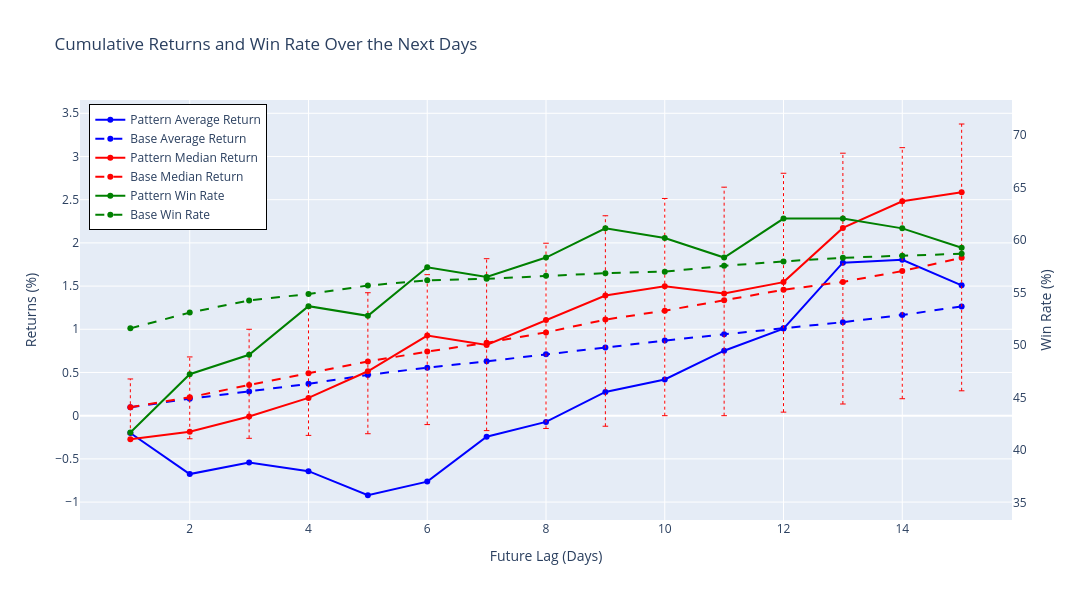

Notebook code cell kept with this figure:
### Markdown cell above
We face the issue of visual clutter when showing confidence intervals for all metrics. Our solution is to allow the user to select which metric's intervals to display.

### Code cell
pattern_metrics={
        'average_return': avg_log_return,
        'median_return': median_log_return,
        'win_rate': win_log_rate
    }

base_metrics = nonParametric_confidence_intervals
show_interval='median_return'       # change this to 'average_return' or 'win_rate' to show the confidence intervals for that metric

fig = go.Figure()

metrics = ['average_return', 'median_return', 'win_rate']
colors = {'average_return': 'blue', 'median_return': 'red', 'win_rate': 'green'}
y_axis = {'average_return': 'y1', 'median_return': 'y1', 'win_rate': 'y2'}

for metric in metrics:
    # Add pattern trace (point estimates)
    fig.add_trace(
        go.Scatter(
            x=list(pattern_metrics[metric].keys()),
            y=list(pattern_metrics[metric].values()),
            name=f"Pattern {metric.replace('_', ' ').title()}",
            mode='lines+markers',
            yaxis=y_axis[metric],
            hoverinfo='x+y+name',
            line=dict(color=colors[metric])
        )
    )

    # Add base trace (point estimates)
    base_point_estimates = [ci[1] for ci in base_metrics[metric].values()]
    fig.add_trace(
        go.Scatter(
            x=list(base_metrics[metric].keys()),
            y=base_point_estimates,
            name=f"Base {metric.replace('_', ' ').title()}",
            mode='lines+markers',
            yaxis=y_axis[metric],
            hoverinfo='x+y+name',
            line=dict(color=colors[metric], dash='dash')
        )
    )

    # Add confidence intervals for the selected metric
    if metric == show_interval:
        for day, (ci_lower, _, ci_upper) in base_metrics[metric].items():
            fig.add_trace(
                go.Scatter(
                    x=[day, day],
                    y=[ci_lower, ci_upper],
                    mode='lines+markers',
                    line=dict(color=colors[metric], dash='dot', width=1),
                    marker=dict(size=4, symbol='line-ew-open', color=colors[metric]),
                    showlegend=False,
                    yaxis=y_axis[metric],
                    hoverinfo='skip'
                )
            )

# Update layout
fig.update_layout(
    title="Cumulative Returns and Win Rate Over the Next Days",
    xaxis_title="Future Lag (Days)",
    yaxis1=dict(title="Returns (%)"),
    yaxis2=dict(
        title="Win Rate (%)",
        overlaying="y",
        side="right",
        range=[
            min(min(v[0] for v in base_metrics['win_rate'].values()), min(pattern_metrics['win_rate'].values())) * 0.8,
            max(max(v[2] for v in base_metrics['win_rate'].values()), max(pattern_metrics['win_rate'].values())) * 1.1
        ],
        showgrid=False
    ),
    legend=dict(x=0.01, y=0.99, bordercolor="Black", borderwidth=1),
    height=600,
    width=1100,
    xaxis=dict(showgrid=True),
    yaxis=dict(showgrid=True),
)

fig.show()

### Figure 1 — Plotly figure (JSON) as saved in the notebook; plotly's stock layout.template omitted (floating-point values rounded to 4 significant figures)
{"data": [{"hoverinfo": "x+y+name", "line": {"color": "blue"}, "mode": "lines+markers", "name": "Pattern Average Return", "type": "scatter", "x": [1, 2, 3, 4, 5, 6, 7, 8, 9, 10, 11, 12, 13, 14, 15], "y": [-0.201, -0.676, -0.542, -0.642, -0.921, -0.763, -0.243, -0.072, 0.275, 0.419, 0.752, 1.008, 1.771, 1.804, 1.509], "yaxis": "y"}, {"hoverinfo": "x+y+name", "line": {"color": "blue", "dash": "dash"}, "mode": "lines+markers", "name": "Base Average Return", "type": "scatter", "x": [1, 2, 3, 4, 5, 6, 7, 8, 9, 10, 11, 12, 13, 14, 15], "y": [0.098, 0.196, 0.281, 0.369, 0.472, 0.556, 0.629, 0.711, 0.789, 0.869, 0.942, 1.013, 1.082, 1.166, 1.264], "yaxis": "y"}, {"hoverinfo": "x+y+name", "line": {"color": "red"}, "mode": "lines+markers", "name": "Pattern Median Return", "type": "scatter", "x": [1, 2, 3, 4, 5, 6, 7, 8, 9, 10, 11, 12, 13, 14, 15], "y": [-0.274, -0.185, -0.009, 0.206, 0.514, 0.927, 0.819, 1.107, 1.391, 1.498, 1.413, 1.546, 2.173, 2.482, 2.586], "yaxis": "y"}, {"hoverinfo": "x+y+name", "line": {"color": "red", "dash": "dash"}, "mode": "lines+markers", "name": "Base Median Return", "type": "scatter", "x": [1, 2, 3, 4, 5, 6, 7, 8, 9, 10, 11, 12, 13, 14, 15], "y": [0.097, 0.213, 0.356, 0.49, 0.627, 0.742, 0.843, 0.964, 1.112, 1.215, 1.336, 1.457, 1.548, 1.674, 1.827], "yaxis": "y"}, {"hoverinfo": "skip", "line": {"color": "red", "dash": "dot", "width": 1}, "marker": {"color": "red", "size": 4, "symbol": "line-ew-open"}, "mode": "lines+markers", "showlegend": false, "type": "scatter", "x": [1, 1], "y": [-0.215, 0.425], "yaxis": "y"}, {"hoverinfo": "skip", "line": {"color": "red", "dash": "dot", "width": 1}, "marker": {"color": "red", "size": 4, "symbol": "line-ew-open"}, "mode": "lines+markers", "showlegend": false, "type": "scatter", "x": [2, 2], "y": [-0.267, 0.68], "yaxis": "y"}, {"hoverinfo": "skip", "line": {"color": "red", "dash": "dot", "width": 1}, "marker": {"color": "red", "size": 4, "symbol": "line-ew-open"}, "mode": "lines+markers", "showlegend": false, "type": "scatter", "x": [3, 3], "y": [-0.262, 1], "yaxis": "y"}, {"hoverinfo": "skip", "line": {"color": "red", "dash": "dot", "width": 1}, "marker": {"color": "red", "size": 4, "symbol": "line-ew-open"}, "mode": "lines+markers", "showlegend": false, "type": "scatter", "x": [4, 4], "y": [-0.228, 1.246], "yaxis": "y"}, {"hoverinfo": "skip", "line": {"color": "red", "dash": "dot", "width": 1}, "marker": {"color": "red", "size": 4, "symbol": "line-ew-open"}, "mode": "lines+markers", "showlegend": false, "type": "scatter", "x": [5, 5], "y": [-0.209, 1.423], "yaxis": "y"}, {"hoverinfo": "skip", "line": {"color": "red", "dash": "dot", "width": 1}, "marker": {"color": "red", "size": 4, "symbol": "line-ew-open"}, "mode": "lines+markers", "showlegend": false, "type": "scatter", "x": [6, 6], "y": [-0.103, 1.632], "yaxis": "y"}, {"hoverinfo": "skip", "line": {"color": "red", "dash": "dot", "width": 1}, "marker": {"color": "red", "size": 4, "symbol": "line-ew-open"}, "mode": "lines+markers", "showlegend": false, "type": "scatter", "x": [7, 7], "y": [-0.173, 1.817], "yaxis": "y"}, {"hoverinfo": "skip", "line": {"color": "red", "dash": "dot", "width": 1}, "marker": {"color": "red", "size": 4, "symbol": "line-ew-open"}, "mode": "lines+markers", "showlegend": false, "type": "scatter", "x": [8, 8], "y": [-0.148, 1.996], "yaxis": "y"}, {"hoverinfo": "skip", "line": {"color": "red", "dash": "dot", "width": 1}, "marker": {"color": "red", "size": 4, "symbol": "line-ew-open"}, "mode": "lines+markers", "showlegend": false, "type": "scatter", "x": [9, 9], "y": [-0.122, 2.314], "yaxis": "y"}, {"hoverinfo": "skip", "line": {"color": "red", "dash": "dot", "width": 1}, "marker": {"color": "red", "size": 4, "symbol": "line-ew-open"}, "mode": "lines+markers", "showlegend": false, "type": "scatter", "x": [10, 10], "y": [0, 2.514], "yaxis": "y"}, {"hoverinfo": "skip", "line": {"color": "red", "dash": "dot", "width": 1}, "marker": {"color": "red", "size": 4, "symbol": "line-ew-open"}, "mode": "lines+markers", "showlegend": false, "type": "scatter", "x": [11, 11], "y": [0, 2.645], "yaxis": "y"}, {"hoverinfo": "skip", "line": {"color": "red", "dash": "dot", "width": 1}, "marker": {"color": "red", "size": 4, "symbol": "line-ew-open"}, "mode": "lines+markers", "showlegend": false, "type": "scatter", "x": [12, 12], "y": [0.041, 2.806], "yaxis": "y"}, {"hoverinfo": "skip", "line": {"color": "red", "dash": "dot", "width": 1}, "marker": {"color": "red", "size": 4, "symbol": "line-ew-open"}, "mode": "lines+markers", "showlegend": false, "type": "scatter", "x": [13, 13], "y": [0.135, 3.038], "yaxis": "y"}, {"hoverinfo": "skip", "line": {"color": "red", "dash": "dot", "width": 1}, "marker": {"color": "red", "size": 4, "symbol": "line-ew-open"}, "mode": "lines+markers", "showlegend": false, "type": "scatter", "x": [14, 14], "y": [0.196, 3.102], "yaxis": "y"}, {"hoverinfo": "skip", "line": {"color": "red", "dash": "dot", "width": 1}, "marker": {"color": "red", "size": 4, "symbol": "line-ew-open"}, "mode": "lines+markers", "showlegend": false, "type": "scatter", "x": [15, 15], "y": [0.288, 3.376], "yaxis": "y"}, {"hoverinfo": "x+y+name", "line": {"color": "green"}, "mode": "lines+markers", "name": "Pattern Win Rate", "type": "scatter", "x": [1, 2, 3, 4, 5, 6, 7, 8, 9, 10, 11, 12, 13, 14, 15], "y": [41.67, 47.22, 49.07, 53.7, 52.78, 57.41, 56.48, 58.33, 61.11, 60.19, 58.33, 62.04, 62.04, 61.11, 59.26], "yaxis": "y2"}, {"hoverinfo": "x+y+name", "line": {"color": "green", "dash": "dash"}, "mode": "lines+markers", "name": "Base Win Rate", "type": "scatter", "x": [1, 2, 3, 4, 5, 6, 7, 8, 9, 10, 11, 12, 13, 14, 15], "y": [51.59, 53.09, 54.25, 54.86, 55.66, 56.16, 56.3, 56.59, 56.84, 56.99, 57.54, 57.97, 58.31, 58.51, 58.69], "yaxis": "y2"}], "layout": {"height": 600, "legend": {"bordercolor": "Black", "borderwidth": 1, "x": 0.01, "y": 0.99}, "title": {"text": "Cumulative Returns and Win Rate Over the Next Days"}, "width": 1100, "xaxis": {"showgrid": true, "title": {"text": "Future Lag (Days)"}}, "yaxis": {"showgrid": true, "title": {"text": "Returns (%)"}}, "yaxis2": {"overlaying": "y", "range": [33.34, 73.33], "showgrid": false, "side": "right", "title": {"text": "Win Rate (%)"}}}}
